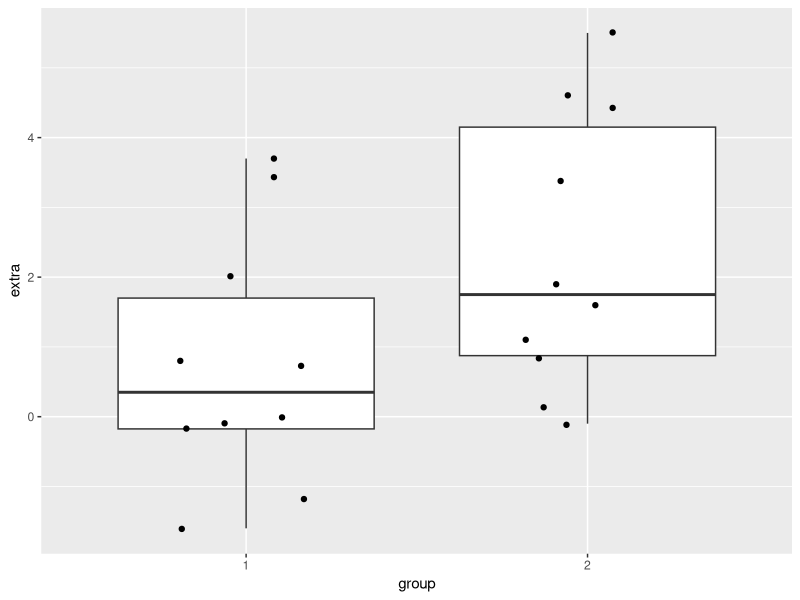

R code for this plot: (Note: this script raises an error after producing the figure.)
## ---- chunk 1
#Assign data set to an object
df <- sleep

#See what it looks like
head(df)
## ---- chunk 2
#Call the package
library(psych)

#Get the descriptives by group
describeBy(df$extra, group = df$group)
## ---- chunk 3
#Call ggplot
library(ggplot2)

#Generate a boxplot
ggplot(data = df, aes(x = group, y = extra)) + 
  geom_boxplot() +
  geom_jitter(width = .2)
## ---- chunk 4
#SW test for trees
shapiro.test(trees$Height)

#Assign to an object
SW <- shapiro.test(trees$Height) 

## ---- chunk 5
knitr::include_graphics(rep("istt_SW.png"))
## ---- chunk 6
#Call tidyverse package
library(tidyverse)

#Run the Shapiro-Wilk test
df %>%   #Call our dataframe and send it on
  group_by(group) %>%    #Group by our grouping variable
  summarise("S-W Statistic" = shapiro.test(extra)$statistic,   #Give us the statistics we want, in a table
            "p-value" = shapiro.test(extra)$p.value)
## ---- chunk 7
#Generate a histogram
ggplot(data = df, aes(x = extra)) +
  geom_histogram() +
  facet_grid(group ~ .)

#Both in the same plot - I don't think this is as clear, especially with these data
ggplot(data = df, aes(x = extra, fill = group)) +
  geom_histogram(position = "identity", alpha = 0.4)
